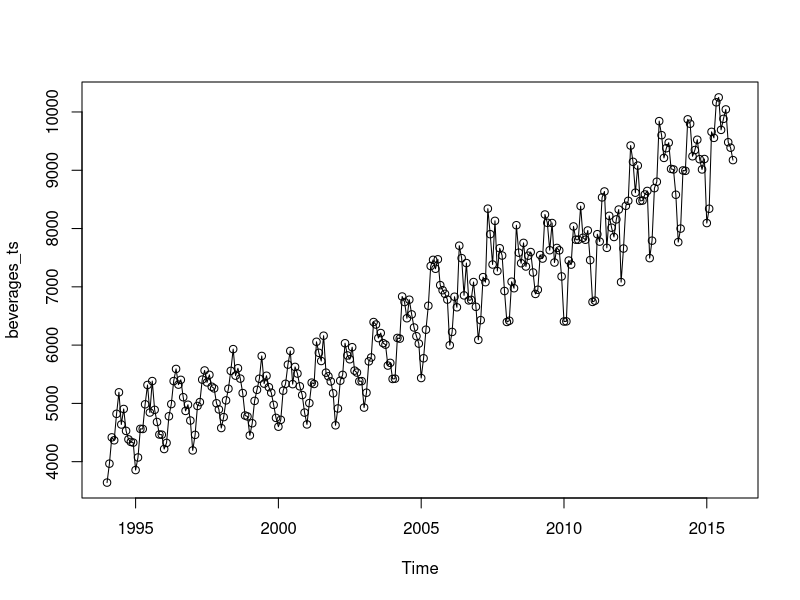
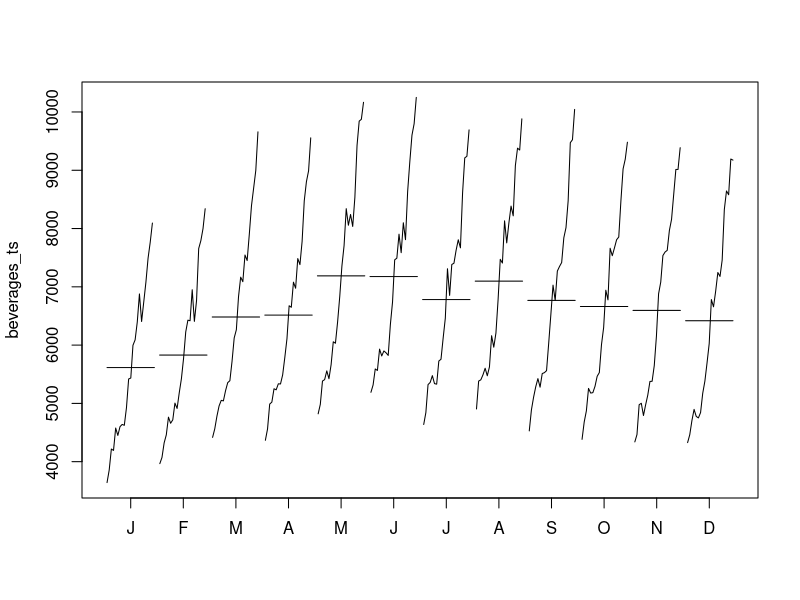
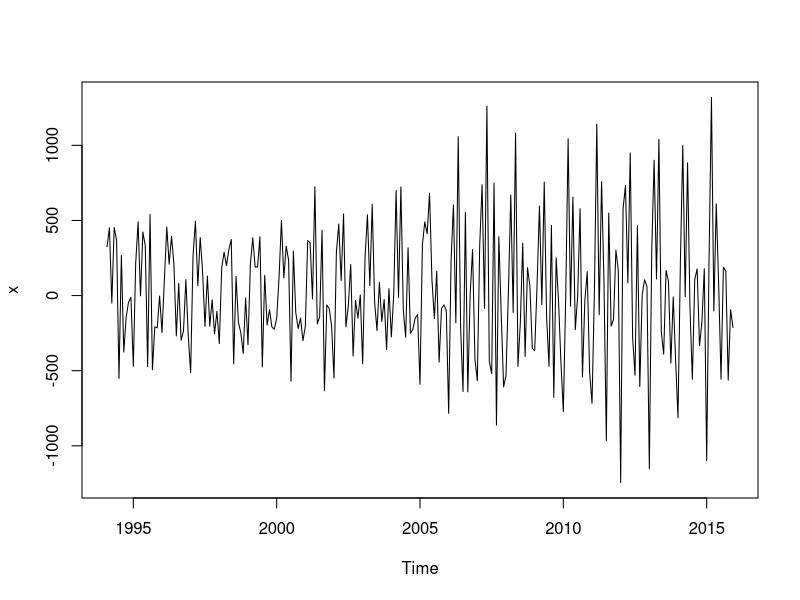
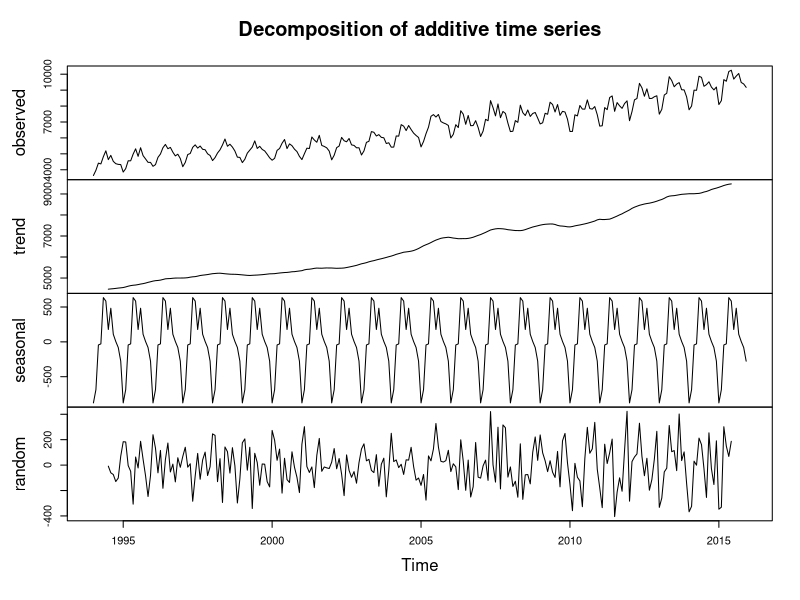
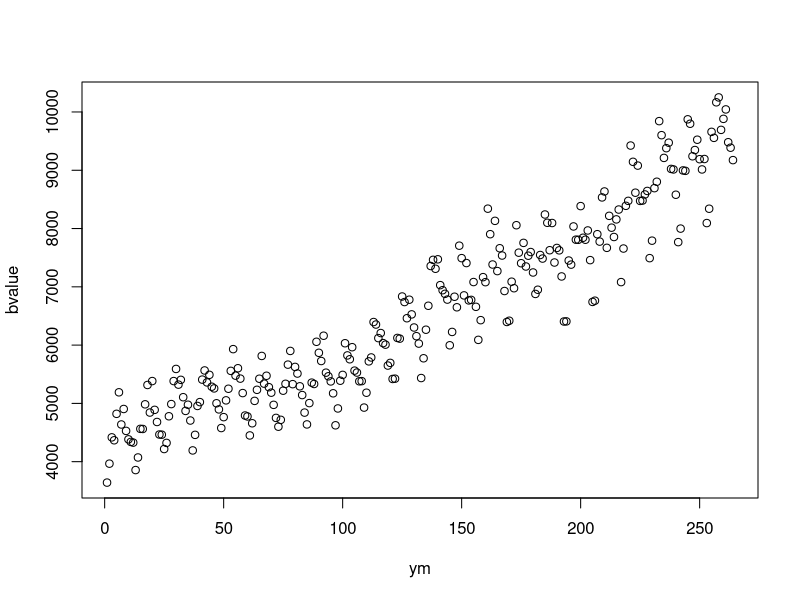
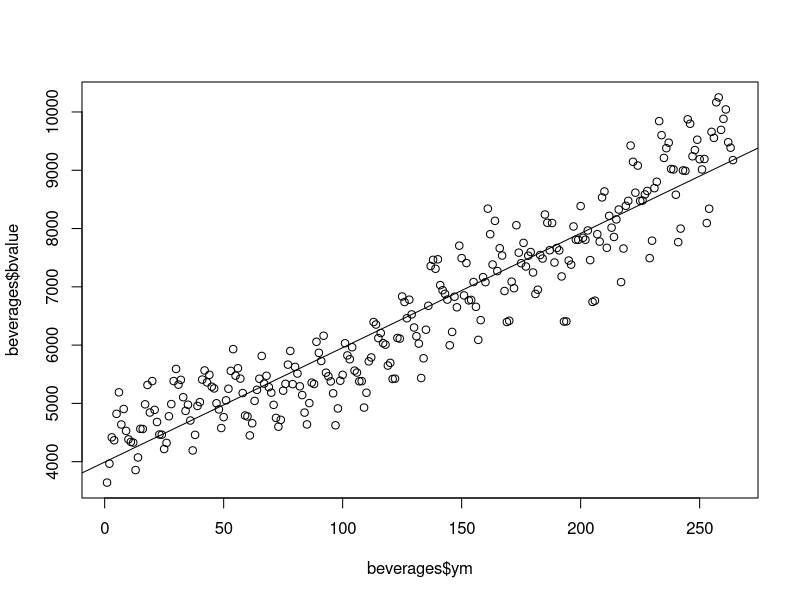
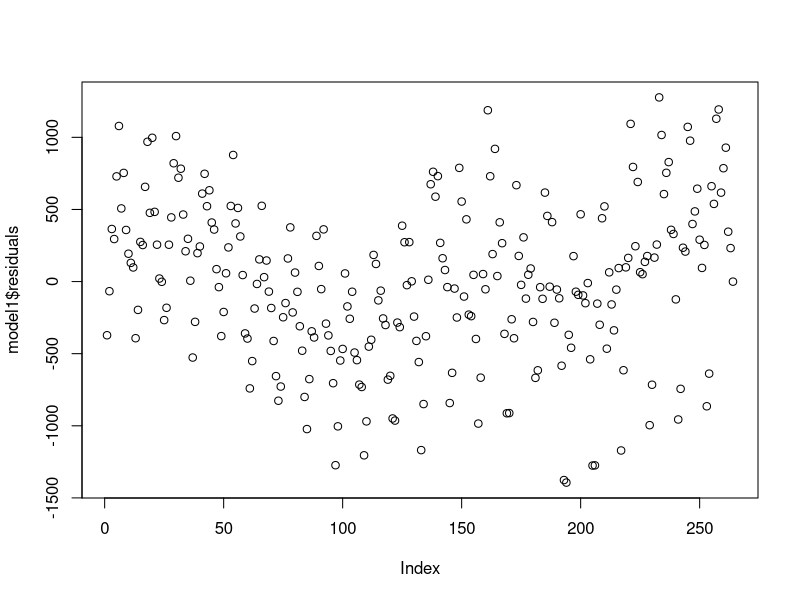
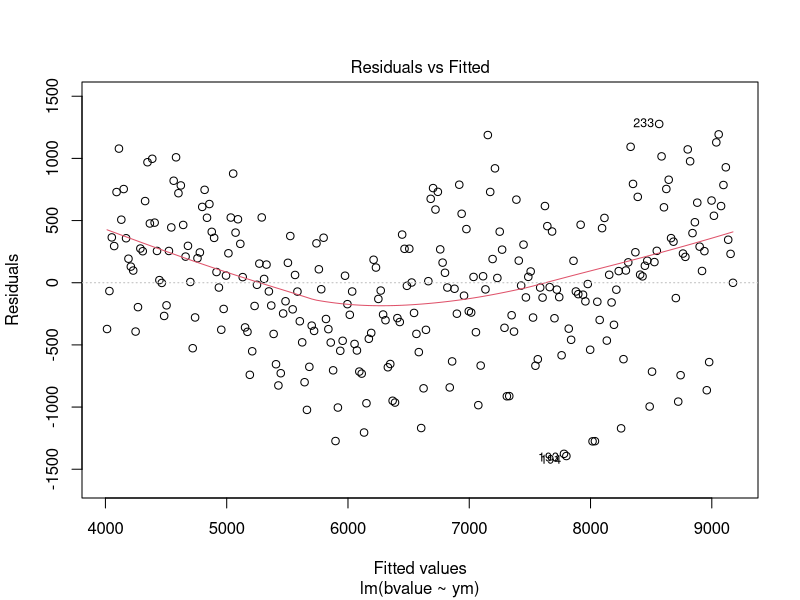

The R script that drew these images, in order:
#set working dictionary
setwd("C:\\Users\\DICE\\Dropbox\\PC (2)\\Desktop\\Time Series\\Tutorial_WS22-23\\Tutorial 1")

#load data from CSV file, rename, and create year-month (ym) index variable
beverages <- read.csv("bev_data.csv")
colnames(beverages) <- c("date","bvalue")
beverages$ym <- seq.int(nrow(beverages))
str(beverages)

#data.frame to time series object
beverages_ts <- ts(beverages$bvalue, start=1994, frequency = 12)
#rm(beverages, dat)

plot.ts(beverages_ts,col="black",type="o")

monthplot(beverages_ts)

x <- diff(beverages_ts, differences=1)
plot.ts(x)

#decompose
bev_decomp <- decompose(beverages_ts)
plot(bev_decomp)

#run ols regression
model1 <- lm(bvalue ~ ym, beverages)
print(summary(model1))

plot(bvalue ~ ym,beverages)
plot(y=beverages$bvalue, x=beverages$ym)
abline(model1)

plot(model1$residuals)

#diagnostics
par(mfrow=c(1,1))
plot(model1)
